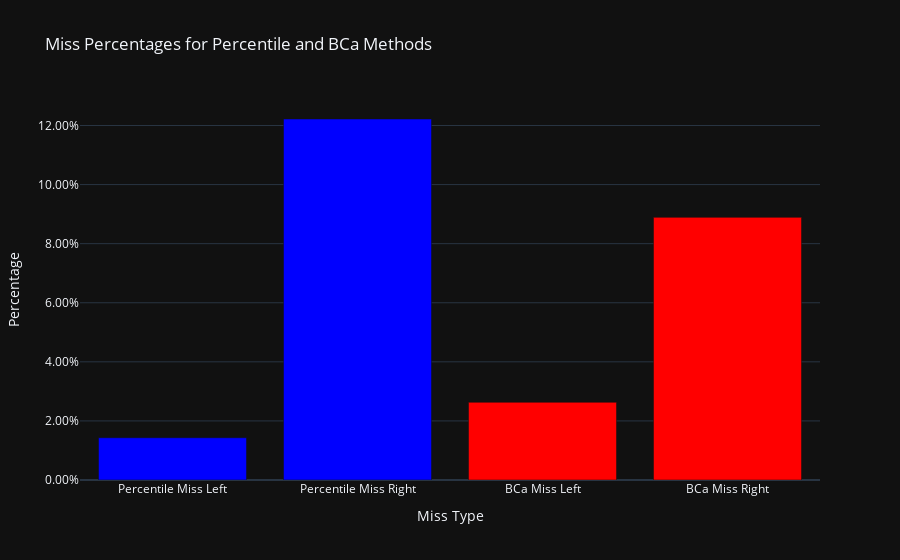

Notebook cell for this chart:
### Code cell
# Visualization
fig = go.Figure()

fig.add_trace(go.Bar(
    x=['Percentile Miss Left', 'Percentile Miss Right', 'BCa Miss Left', 'BCa Miss Right'],
    y=[percentile_miss_left, percentile_miss_right, bca_miss_left, bca_miss_right],
    marker_color=['blue', 'blue', 'red', 'red']
))

fig.update_layout(
    title='Miss Percentages for Percentile and BCa Methods',
    xaxis_title='Miss Type',
    yaxis_title='Percentage',
    yaxis=dict(tickformat=".2%"),
)

fig.show()

print(f"Percentile Method Miss Left: {percentile_miss_left:.2%}")
print(f"Percentile Method Miss Right: {percentile_miss_right:.2%}")
print(f"BCa Method Miss Left: {bca_miss_left:.2%}")
print(f"BCa Method Miss Right: {bca_miss_right:.2%}")

### Figure 1 — Plotly figure (JSON) as saved in the notebook; plotly's stock layout.template omitted (floating-point values rounded to 4 significant figures)
{"data": [{"marker": {"color": ["blue", "blue", "red", "red"]}, "x": ["Percentile Miss Left", "Percentile Miss Right", "BCa Miss Left", "BCa Miss Right"], "y": [0.0143, 0.1222, 0.0263, 0.0889], "type": "bar"}], "layout": {"yaxis": {"title": {"text": "Percentage"}, "tickformat": ".2%"}, "title": {"text": "Miss Percentages for Percentile and BCa Methods"}, "xaxis": {"title": {"text": "Miss Type"}}}}
